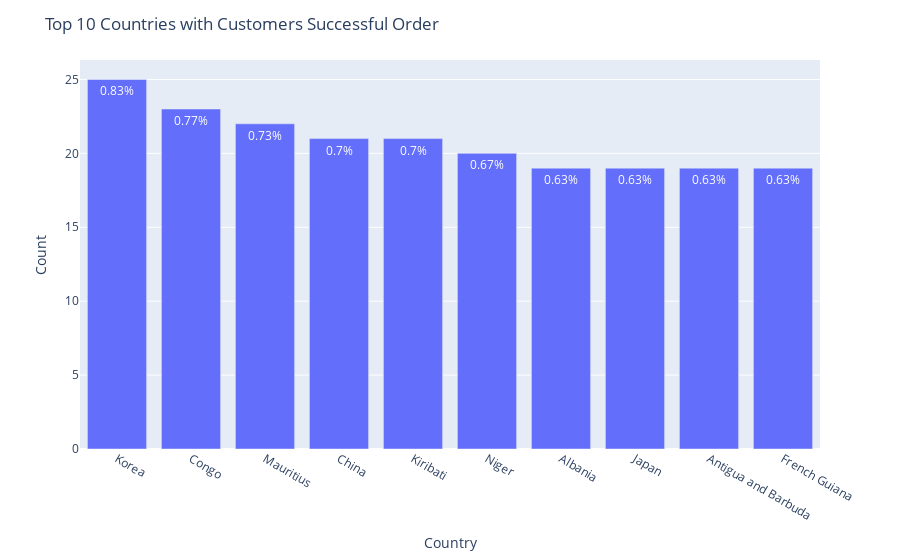

Notebook code for this chart:
### Markdown cell above
# **MOVE TO Q3 OR DELETE IT**

### Code cell
result = new_data[new_data['status'] == 'success'].groupby('country')['customer_id'].nunique().sort_values(ascending=False)
percentages = get_percentages(result)
fig = px.bar(x=result.index[:10],y=result.values[:10],
             text=percentages[:10].apply(lambda x :str(x) + '%'))

fig.update_layout(title='Top 10 Countries with Customers Successful Order',xaxis_title='Country',yaxis_title='Count')
fig.show()

### Figure 1 — Plotly figure (JSON) as saved in the notebook; plotly's stock layout.template omitted (floating-point values rounded to 4 significant figures)
{"data": [{"alignmentgroup": "True", "hovertemplate": "x=%{x}<br>y=%{y}<br>text=%{text}<extra></extra>", "legendgroup": "", "marker": {"color": "#636efa", "pattern": {"shape": ""}}, "name": "", "offsetgroup": "", "orientation": "v", "showlegend": false, "text": ["0.83%", "0.77%", "0.73%", "0.7%", "0.7%", "0.67%", "0.63%", "0.63%", "0.63%", "0.63%"], "textposition": "auto", "type": "bar", "x": ["Korea", "Congo", "Mauritius", "China", "Kiribati", "Niger", "Albania", "Japan", "Antigua and Barbuda", "French Guiana"], "xaxis": "x", "y": [25, 23, 22, 21, 21, 20, 19, 19, 19, 19], "yaxis": "y"}], "layout": {"barmode": "relative", "legend": {"tracegroupgap": 0}, "margin": {"t": 60}, "title": {"text": "Top 10 Countries with Customers Successful Order"}, "xaxis": {"anchor": "y", "domain": [0, 1], "title": {"text": "Country"}}, "yaxis": {"anchor": "x", "domain": [0, 1], "title": {"text": "Count"}}}}
